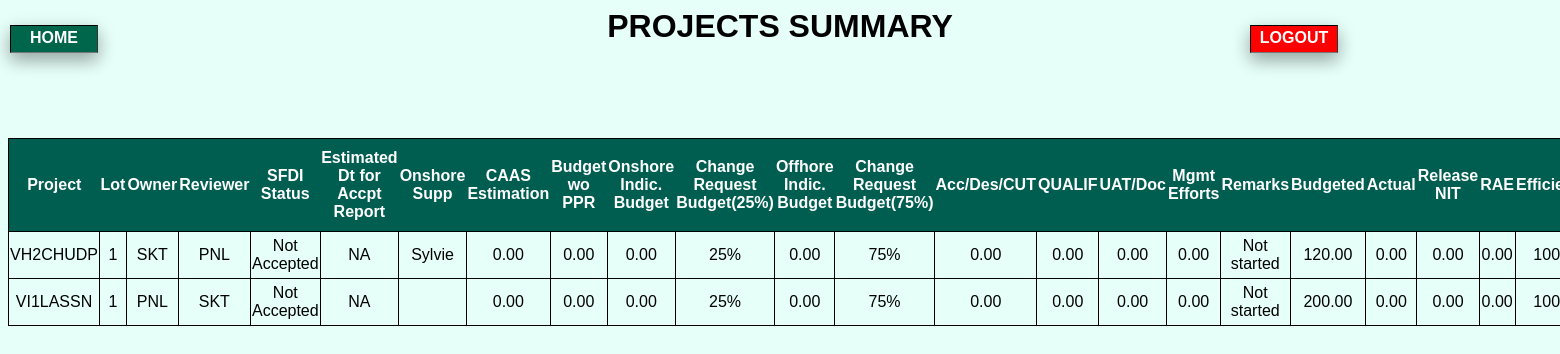
Screenshot of /project_report_gen.php with the database file from the repository.
### tables this page shows
CREATE TABLE `cpms_project` (
  `project_cd` char(8) NOT NULL,
  `project_release_cd` char(4) NOT NULL,
  `project_delivery_lot` tinyint(4) NOT NULL,
  `project_owner` char(3) NOT NULL,
  `project_reviewer` char(3) DEFAULT NULL,
  `project_onshore_supp` varchar(35) NOT NULL,
  `project_start_dt` date NOT NULL,
  `project_end_dt` date NOT NULL,
  `project_budget_abacus` decimal(7,2) NOT NULL,
  `project_pre_int_in` decimal(7,2) NOT NULL DEFAULT '0.00',
  `project_pre_int_fr` decimal(7,2) NOT NULL DEFAULT '0.00',
  `project_addnl_qual` decimal(7,2) NOT NULL DEFAULT '0.00',
  `project_addnl_uat` decimal(7,2) NOT NULL DEFAULT '0.00'
);

### project_report_gen.php (the view, shortened to what this page needs)
<html>
<head>
</head>
<body>
<div class="home">
    <a href="next.php">HOME</a>
</div>
<div class="logout">
    <a href="home.html">LOGOUT</a>
</div>
<h1 style="text-align: center;"> PROJECTS SUMMARY </h1>
<br>
<br>
<br>
<br>
<?php
include "database_connect.php";
$sql = "SELECT * FROM cpms_project";
$result = mysqli_query($con, $sql);?>
<table id="report">
<?php
if ($result->num_rows > 0) {
	?>
    <tr><th>Project</th><th>Lot</th><th>Owner</th><th>Reviewer</th><th>SFDI Status</th>
	<th>Estimated Dt for Accpt Report</th><th>Onshore Supp</th><th>CAAS Estimation</th>
	<th>Budget wo PPR</th><th>Onshore Indic. Budget</th><th>Change Request Budget(25%)</th><th>Offhore Indic. Budget</th>
	<th>Change Request Budget(75%)</th><th>Acc/Des/CUT</th><th>QUALIF</th><th>UAT/Doc</th><th>Mgmt Efforts</th>
	<th>Remarks</th><th>Budgeted</th><th>Actual</th><th>Release NIT</th><th>RAE</th><th>Efficiency</th>
	<th>Project NIT - Environment</th><th>Project NIT - Param</th><th>Project NIT - Cross-project impact</th><th>Project Idle</th></tr>
    <?php
    while($row = $result->fetch_assoc()) {
		?>
        <tr class="myrow">
			<td><?php echo $row["project_cd"];?></td>
			<td><?php echo $row["project_delivery_lot"];?></td>
			<td><?php echo $row["project_owner"];?></td>
			<td><?php echo $row["project_reviewer"];?></td>
			<td><?php echo "Not Accepted";?></td>
			<td><?php echo "NA";?></td>
			<td><?php echo $row["project_onshore_supp"];?></td>
			<td><?php echo "0.00";?></td>
			<td><?php echo "0.00";?></td>
			<td><?php echo $row["project_pre_int_in"];?></td>
			<td><?php echo "25%";?></td>
			<td><?php echo $row["project_pre_int_fr"];?></td>
			<td><?php echo "75%";?></td>
			<td><?php echo "0.00";?></td>
			<td><?php echo "0.00";?></td>
			<td><?php echo "0.00";?></td>
			<td><?php echo "0.00";?></td>
			<td><?php echo "Not started";?></td>
			<td><?php echo $row["project_budget_abacus"];?></td>
			<td><?php echo "0.00";?></td>
			<td><?php echo "0.00";?></td>
			<td><?php echo "0.00";?></td>
			<td><?php echo "100%";?></td>
		</tr>
		<?php
    }
	?>
   </table>
   <?php
} else {
    echo "0 results";
}
?>
</body>
</html>

### project_report_gen.php (style rules this page uses)
table, td { border: 1px solid black; }
table { border-collapse:collapse; text-align:center; }
th { height:50px; color:white; text-align:center; background-color:#005e51; }
body { font-family: Verdana,sans-serif;background-color:#e7fff9 }
.home a { position:absolute; top:25px; left:10px; border-bottom: 1px solid #777777; border-left: 1px solid #000000; border-right: 1px solid #333333; border-top: 1px solid #000000; text-align:center; font-weight:bold; text-decoration:none; color:white; background-color:#00664b; display: block; height: 20px; width:80px; padding: 3px; box-shadow: 0 8px 16px 0 rgba(0,0,0,0.2), 0 6px 20px 0 rgba(0,0,0,0.19); }
.logout a { position:absolute; top:25px; left:1250px; border-bottom: 1px solid #777777; border-left: 1px solid #000000; border-right: 1px solid #333333; border-top: 1px solid #000000; text-align:center; font-weight:bold; text-decoration:none; color:white; background-color:red; display: block; height: 20px; width:80px; padding: 3px; box-shadow: 0 8px 16px 0 rgba(0,0,0,0.2), 0 6px 20px 0 rgba(0,0,0,0.19); }

### rows the page displays
cpms_project: project_cd "VH2CHUDP", project_delivery_lot "1", project_owner "SKT", project_reviewer "PNL", project_onshore_supp "Sylvie", project_pre_int_in "0.00", project_pre_int_fr "0.00", project_budget_abacus "120.00"
cpms_project: project_cd "VI1LASSN", project_delivery_lot "1", project_owner "PNL", project_reviewer "SKT", project_pre_int_in "0.00", project_pre_int_fr "0.00", project_budget_abacus "200.00"
